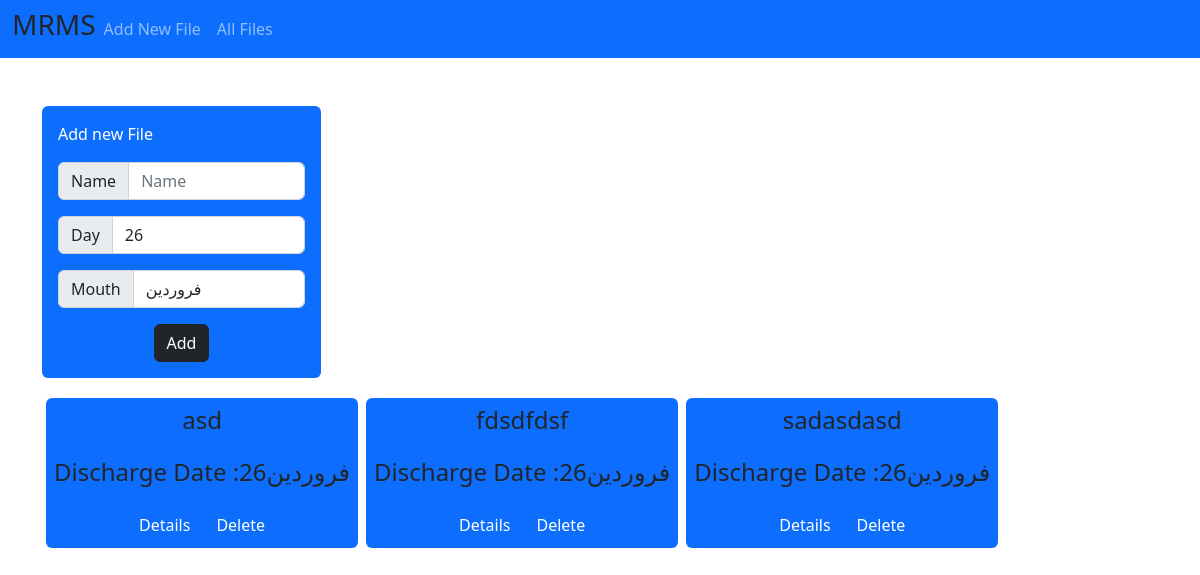
Page /pages/index.php (signed in) on the committed database.
### tables this page shows
CREATE TABLE "files" (
	"name"	TEXT,
	"discharge_day"	INTEGER,
	"discharge_mouth"	INTEGER,
	"status"	NUMERIC DEFAULT 0,
	"id"	INTEGER NOT NULL,
	"unit"	INTEGER,
	"dr"	INTEGER,
	"diagnos"	INTEGER,
	"adddate"	NUMERIC DEFAULT 'CURRENT_TIMESTAM',
	"note"	TEXT,
	PRIMARY KEY("id")
);

### jdf.php (called while the page is built, shortened)
<?php
function jdate($format, $timestamp = '', $none = '', $time_zone = 'Asia/Tehran', $tr_num = 'fa') {
  $T_sec = 0;
  $ts = $T_sec + (($timestamp === '') ? time() : tr_num($timestamp));
  $date = explode('_', date('H_i_j_n_O_P_s_w_Y', $ts));
  list($j_y, $j_m, $j_d) = gregorian_to_jalali($date[8], $date[3], $date[2]);
  $sl = strlen($format);
  $out = '';
  for ($i = 0; $i < $sl; $i++) {
    $sub = substr($format, $i, 1);
    switch ($sub) {
      case 'd':
        $out .= ($j_d < 10) ? '0' . $j_d : $j_d;
        break;
      case 'F':
        $out .= jdate_words(array('mm' => $j_m), ' ');
        break;
    }
  }
  return ($tr_num != 'en') ? tr_num($out, 'fa', '.') : $out;
}
function tr_num($str, $mod = 'en', $mf = '٫') {
  $num_a = array('0', '1', '2', '3', '4', '5', '6', '7', '8', '9', '.');
  $key_a = array('۰', '۱', '۲', '۳', '۴', '۵', '۶', '۷', '۸', '۹', $mf);
  return ($mod == 'fa') ? str_replace($num_a, $key_a, $str) : str_replace($key_a, $num_a, $str);
}
function jdate_words($array, $mod = '') {
  foreach ($array as $type => $num) {
    $num = (int) tr_num($num);
    switch ($type) {
      case 'mm':
        $key = array('فروردین', 'اردیبهشت', 'خرداد', 'تیر', 'مرداد', 'شهریور', 'مهر', 'آبان', 'آذر', 'دی', 'بهمن', 'اسفند');
        $array[$type] = $key[$num - 1];
        break;
    }
  }
  return ($mod === '') ? $array : implode($mod, $array);
}
function gregorian_to_jalali($gy, $gm, $gd, $mod = '') {
   list($gy, $gm, $gd) = explode('_', tr_num($gy . '_' . $gm . '_' . $gd));
  $g_d_m = array(0, 31, 59, 90, 120, 151, 181, 212, 243, 273, 304, 334);
  $gy2 = ($gm > 2) ? ($gy + 1) : $gy;
  $days = 355666 + (365 * $gy) + ((int) (($gy2 + 3) / 4)) - ((int) (($gy2 + 99) / 100)) + ((int) (($gy2 + 399) / 400)) + $gd + $g_d_m[$gm - 1];
  $jy = -1595 + (33 * ((int) ($days / 12053)));
  $days %= 12053;
  $jy += 4 * ((int) ($days / 1461));
  $days %= 1461;
  if ($days < 186) {
    $jm = 1 + (int) ($days / 31);
    $jd = 1 + ($days % 31);
  } else {
    $jm = 7 + (int) (($days - 186) / 30);
    $jd = 1 + (($days - 186) % 30);
  }
  return ($mod == '') ? array($jy, $jm, $jd) : $jy . $mod . $jm . $mod . $jd;
}

### helpers/filesSearchFunc.php (called while the page is built, shortened)
<?php
switch($ddate)
{
  case "فروردین";
  $f="1";
  break;
}
function convert_persian_to_english($string) {
    $persian = ['۰', '۱', '۲', '۳', '۴', '۵', '۶', '۷', '۸', '۹'];
    $english = ['0', '1', '2', '3', '4', '5', '6', '7', '8', '9'];
    $output = str_replace($persian, $english, $string);
    return $output;
}
?>

### pages/index.php (the view, shortened to what this page needs)
<?php
include "./../layout/head.php";
include "./../DB/dataBase.php";
include "./../helpers/withchMF.php";
$dateOfJdate = jdate("d");
$ddate = jdate("F");
require "./../helpers/filesSearchFunc.php";
$dateOfJdateOnFuntionEng = convert_persian_to_english($dateOfJdate);
$query = "SELECT * FROM files WHERE discharge_mouth = :f AND discharge_day = :dateOfJdate";
$stmt = $con->prepare($query);
$stmt->bindParam(':f', $f, PDO::PARAM_STR);
$stmt->bindParam(':dateOfJdate',$dateOfJdateOnFuntionEng , PDO::PARAM_STR);
$stmt->execute();
$data =  $stmt->fetchAll(PDO::FETCH_ASSOC);
?>
<body>
<?php
require "./../layout/header.php";
?>
<div class="container mt-5" >
  <div class="w-25 bg-primary p-3 rounded">
    <label class="mb-3 text-white" for="">Add new File</label>
    <form action="./../act/sendData2DB.php" method="POST">
      <div class="input-group mb-3">
        <span class="input-group-text" id="addon-wrapping">Name</span>
        <input type="text" name="name" class="form-control" placeholder="Name" aria-label="Username" aria-describedby="addon-wrapping">
      </div>
      <div class="input-group mb-3">
        <span class="input-group-text" id="addon-wrapping">Day</span>
        <input type="text" name="discharge_day" class="form-control" value="<?= convert_persian_to_english($dateOfJdate)?>" placeholder="discharge_day" aria-label="Username" aria-describedby="addon-wrapping">
      </div>
      <div class="input-group mb-3">
        <span class="input-group-text" id="addon-wrapping">Mouth</span>
        <select class="form-control" name="discharge_mouth" id="">
        <option value="1" <?php if($f == "1"){echo "selected";}?>>فروردین</option>
      </select>
      </div>
      <div class="d-flex justify-content-center">
      <button type="submit" class="btn btn-dark">Add</button>
      </div>
    </form>
  </div>
  <div>
    <div class="d-flex flex-wrap mt-3">
    <?php  foreach($data as $dt){   ?>
      <div class="mx-1 px-2 py-1 bg-primary my-1 d-flex flex-column justify-content-center align-items-center rounded">
        <p class="fs-4"><?= $dt['name']?></p>
        <div style="display: flex;">
          <p class="fs-4">Discharge Date : </p>
          <p class="fs-4"><?= $dt['discharge_day'];?></p>
          <p class="fs-4"><?= witchMouth($dt['discharge_mouth']);?></p>
        </div>
        <div class="d-flex justify-content-between">
          <a class="btn btn-primary" href="./fileSingle.php?id=<?= $dt['id'];?>">Details</a>
          <a class="btn btn-primary" href="./../act/delete.php?id=<?= $dt['id']; ?>">Delete</a>
        </div>
      </div>
      <?php }?>
    </div>
  </div>
</div>
</body>
</html>

### helpers/withchMF.php
<?php
function witchMouth($f){
    if($f == "1"){
      echo "فروردین";
    }elseif($f == "2"){
      echo "اردیبهشت";
    }
  };
?>

### rows in the picture
files: name "asd", discharge_day "26", discharge_mouth "فروردین"
files: name "fdsdfdsf", discharge_day "26", discharge_mouth "فروردین"
files: name "sadasdasd", discharge_day "26", discharge_mouth "فروردین"
